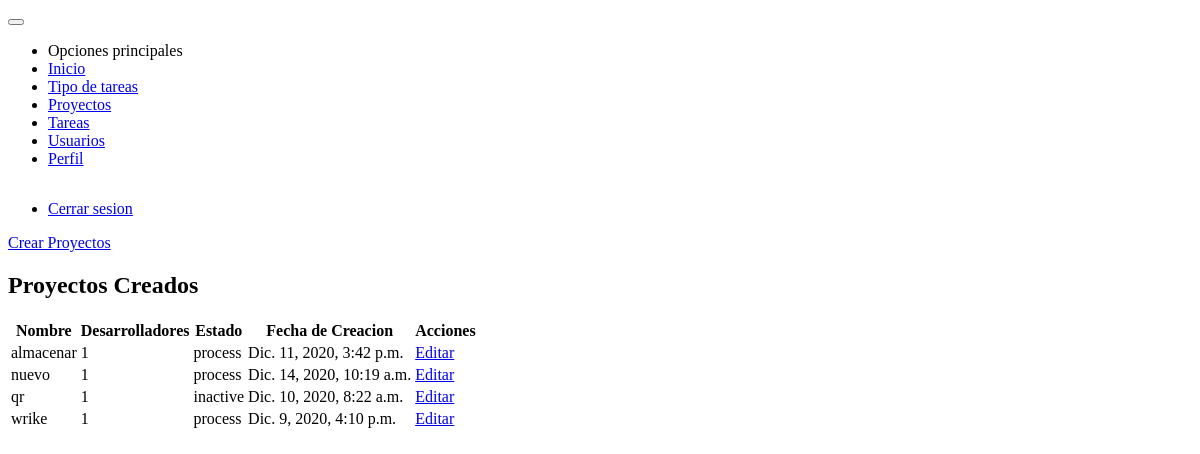
Screenshot of /proyectos/ (signed in) with the database file from the repository.
### projects/models.py (models this page shows, shortened)
class Project(models.Model):
    STATUS_CHOICES = (
        ('process', 'En Proceso'),
        ('inactive', 'Inactivo'),
    )
    name = models.CharField(max_length=50, unique=True)
    developer = models.ManyToManyField(User)
    status = models.CharField(
        max_length=10, choices=STATUS_CHOICES, default=STATUS_CHOICES[0])
    slug = models.SlugField(max_length=50, unique=True)
    porcent = models.IntegerField(default=0)
    created_at = models.DateTimeField(auto_now_add=timezone.now())
    update_at = models.DateTimeField(auto_now=timezone.now())

### projects/views.py (the view)
# urls.py: path('proyectos/', views.ProjectListView.as_view(), name='project'),
class ProjectListView(LoginRequiredMixin, ListView):
    login_url = 'users:login'
    template_name = 'projects/project.html'
    def get_queryset(self):
        group = self.request.user.groups.filter(name='administradores')
        if group:
            return Project.objects.annotate(Count('developer'))
        else:
            developer = User.objects.filter(pk=self.request.user.pk).first()
            return Project.objects.filter(developer=developer)
    def get_context_data(self, **kwargs):
        context = super().get_context_data(**kwargs)
        context['group'] = self.request.user.groups.filter(
            name='administradores').exists()
        return context

### projects/templates/projects/project.html (shortened to what this page needs)
{% extends 'base.html' %}
{% block content %}
    <div class="card">
        <div class="card-content m-2">
            {% if perms.projects.add_project %}
                <a class="button success" href="{% url 'projects:add_project' %}"> Crear Proyectos</a>
            {% endif %}
            <h2 class="card-title text-center">Proyectos Creados</h2>
            {% include 'projects/snippets/projects.html' %}
        </div>
    </div>
{% endblock %}

### projects/templates/projects/snippets/projects.html (shortened to what this page needs)
<table class="table" data-role="table" data-horizontal-scroll="true" data-table-search-title="Buscar: " data-table-rows-count-title="Cantidad a mostrar" data-search-threshold="25">
    {% if group %}
        <thead>
            <tr>
                <th>Nombre</th>
                <th>Desarrolladores</th>
                <th>Estado</th>
                <th>Fecha de Creacion</th>
                <th>Acciones</th>
            </tr>
        </thead>
        <tbody>
            {% for projects in object_list %}
                <tr>
                    <td>{{ projects.name }}</td>
                    <td>{{ projects.developer__count }}</td>
                    <td>{{ projects.status }}</td>
                    <td>{{ projects.created_at }}</td>
                    <td>
                        <a href="{% url 'projects:update_project' projects.slug %}" class="button info"> Editar</a>
                    </td>
                </tr>
            {% endfor %}
        </tbody>
    {% endif %}
</table>

### rows the page displays
Project: name "almacenar", developer__count "1", status "process", created_at "Dic. 11, 2020, 3:42 p.m."
Project: name "nuevo", developer__count "1", status "process", created_at "Dic. 14, 2020, 10:19 a.m."
Project: name "qr", developer__count "1", status "inactive", created_at "Dic. 10, 2020, 8:22 a.m."
Project: name "wrike", developer__count "1", status "process", created_at "Dic. 9, 2020, 4:10 p.m."
